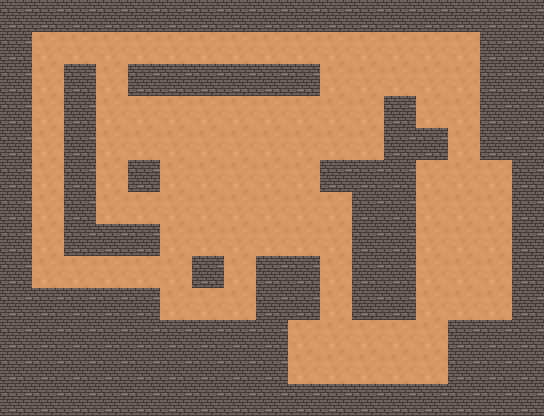

The image is a tile-based game level rendered from a .tmx file. Its description and complete source (layers, tilesets, objects, tile grids) follow:
An orthogonal 17x13 tile map with 32x32 px tiles, 1 tile layer (Прошарок плиток 1).

<map version="1.10" tiledversion="1.10.2" orientation="orthogonal" renderorder="left-up" width="17" height="13" tilewidth="32" tileheight="32" infinite="0" nextlayerid="2" nextobjectid="1">
 <tileset firstgid="1" source="Підлога.tsx" />
 <layer id="1" name="Прошарок плиток 1" width="17" height="13">
  <data encoding="csv">
2,2,2,2,2,2,2,2,2,2,2,2,2,2,2,2,2,
2,1,1,1,1,1,1,1,1,1,1,1,1,1,1,2,2,
2,1,2,1,2,2,2,2,2,2,1,1,1,1,1,2,2,
2,1,2,1,1,1,1,1,1,1,1,1,2,1,1,2,2,
2,1,2,1,1,1,1,1,1,1,1,1,2,2,1,2,2,
2,1,2,1,2,1,1,1,1,1,2,2,2,1,1,1,2,
2,1,2,1,1,1,1,1,1,1,1,2,2,1,1,1,2,
2,1,2,2,2,1,1,1,1,1,1,2,2,1,1,1,2,
2,1,1,1,1,1,2,1,2,2,1,2,2,1,1,1,2,
2,2,2,2,2,1,1,1,2,2,1,2,2,1,1,1,2,
2,2,2,2,2,2,2,2,2,1,1,1,1,1,2,2,2,
2,2,2,2,2,2,2,2,2,1,1,1,1,1,2,2,2,
2,2,2,2,2,2,2,2,2,2,2,2,2,2,2,2,2
</data>
 </layer>
</map>
